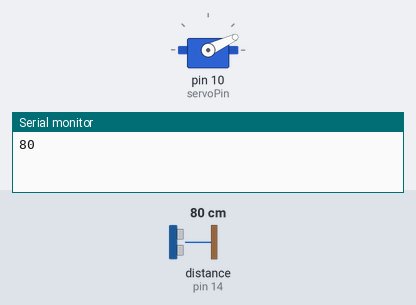
This sketch was run on a simulated Arduino Uno, built with avr-gcc and run on an emulated ATmega328P. On the bench: servo, the last lines printed to the serial monitor. Wiring (inferred from the names in the program): ultrasonic range finder: trigger pin 14; echo pin 14. Inputs (shaded band) come from the test bench; at power-on: distance to the obstacle (sensor on pin 14) 80 cm. The echo pulse lasts 58.3 µs per cm.

Above: at 0.1 s.
At 3.1 s:
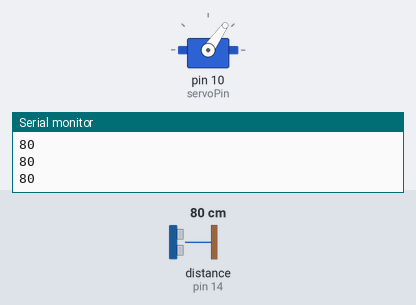
At 7.1 s:
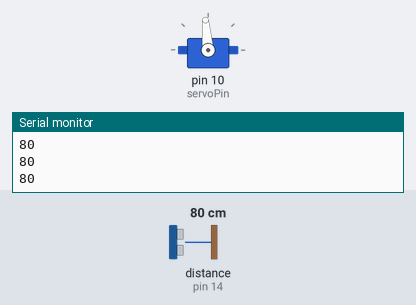
At 15.1 s:
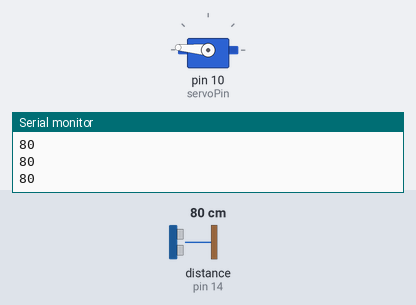
Timing chart, 0 to 16.6 s (numbered marks = the images above):
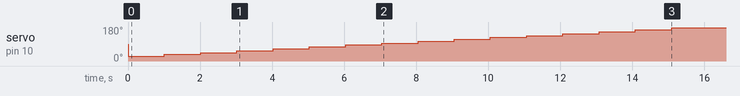

The sketch:

PingDetectObject.pde
```cpp
#include <Servo.h>
Servo servo;

const int pingPin = 14; // Ping)) reads from 3cm to 338cm
const int servoPin = 10; //for servo1 in motorShield
int maxDegree = 175, minDegree = 15, degree;
bool repeat = true;
int duration, cm, distance;

void setup(){
  Serial.begin(9600);
  degree = minDegree;
  servo.attach(servoPin);
}

void loop(){
  if (repeat){

  pinMode(pingPin,OUTPUT); //send signal
  digitalWrite(pingPin, LOW);
  delayMicroseconds(2);
  digitalWrite(pingPin, HIGH);
  delayMicroseconds(5);
  digitalWrite(pingPin, LOW);

  pinMode(pingPin,INPUT); // read signal
  duration = pulseIn(pingPin,HIGH);
  distance = duration/29/2;

  Serial.println(distance);
  if (degree <maxDegree){
    degree+= 10;
    servo.write(degree);
  }
  else{
    Serial.println("done");
    repeat = false;
  }
  }
  delay(1000);

}
```

Measured:
- by itself, servo on pin 10 (servoPin): 90° → 25° at 0.01 s, → 35° 1.0 s later, → 45° 1.0 s later, → 55° 1.0 s later, … (16 changes in this stretch)
